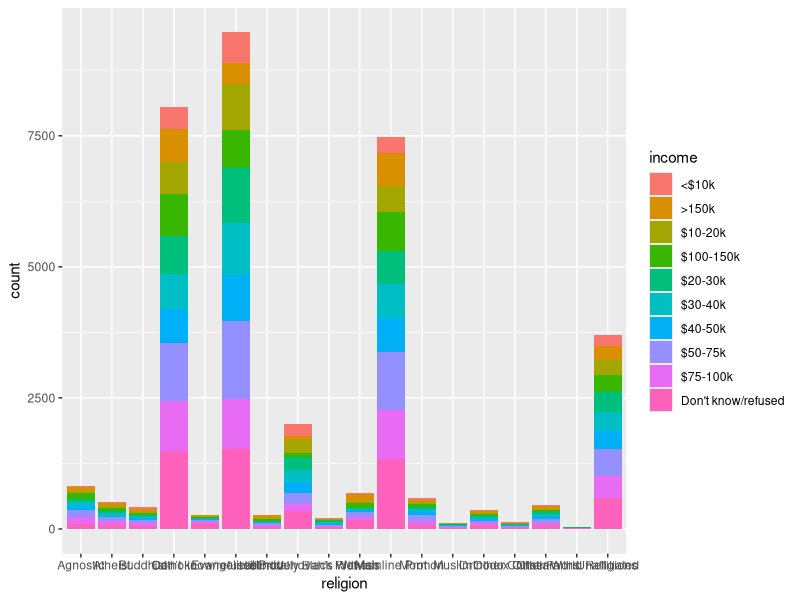
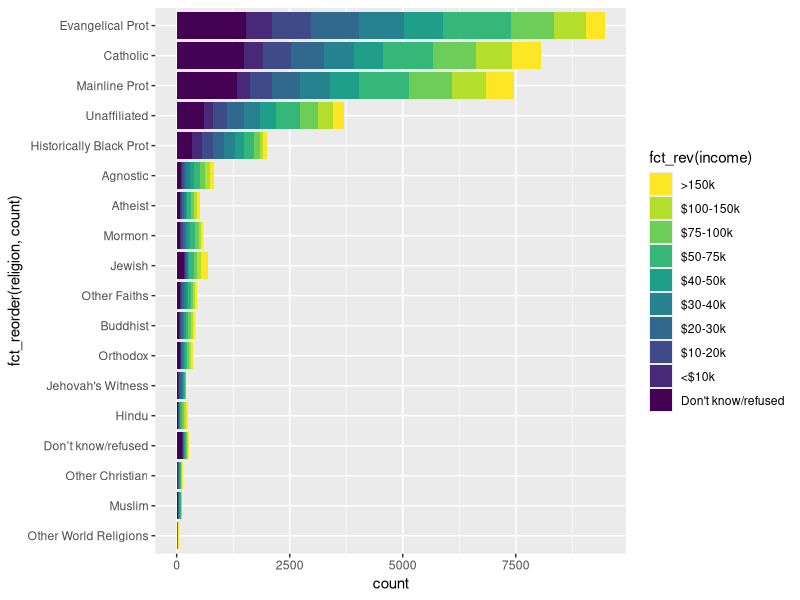
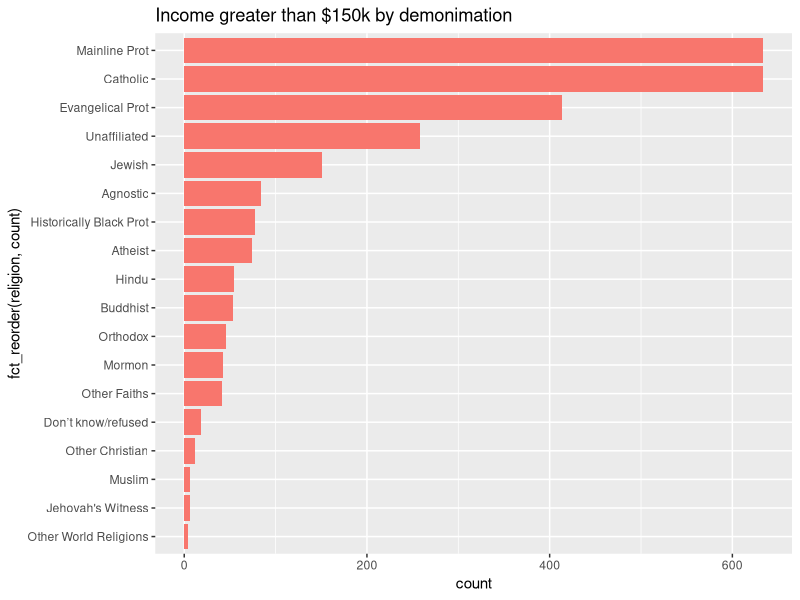

Reproduce these figures in R, in order.
## ---- chunk 1
library(tidyverse)
## ---- chunk 2
data(relig_income)
data(fish_encounters)
## ---- chunk 3
relig_income
## ---- chunk 4
relig_income %>%
  pivot_longer(-religion, names_to = "income", values_to = "count")
## ---- chunk 5
relig_income %>%
  pivot_longer(-religion, names_to = "income", values_to = "count") %>% 
  ggplot(aes(religion, count, fill = income)) +
  geom_col()
## ---- chunk 6
inc_levels = c("Don't know/refused",
               "<$10k", "$10-20k", "$20-30k", "$30-40k",
               "$40-50k", "$50-75k", "$75-100k", "$100-150k",
               ">150k")

relig_income %>%
  pivot_longer(-religion, names_to = "income", values_to = "count") %>% 
  mutate(income = fct_relevel(income, inc_levels)) %>% 
  ggplot(aes(fct_reorder(religion, count), 
             count, fill = fct_rev(income))) +
  geom_col() +
  scale_fill_viridis_d(direction = -1) +
  coord_flip() 
## ---- chunk 7
relig_income %>%
  pivot_longer(-religion, names_to = "income", values_to = "count") %>% 
  filter(income == ">150k") %>% 
  ggplot(aes(fct_reorder(religion, count), count, fill = income)) +
  geom_col(show.legend = FALSE) +
  coord_flip() +
  ggtitle("Income greater than $150k by demonimation")
## ---- chunk 8
fish_encounters
## ---- chunk 9
fish_encounters %>% 
  pivot_wider(names_from = station, values_from = seen)
